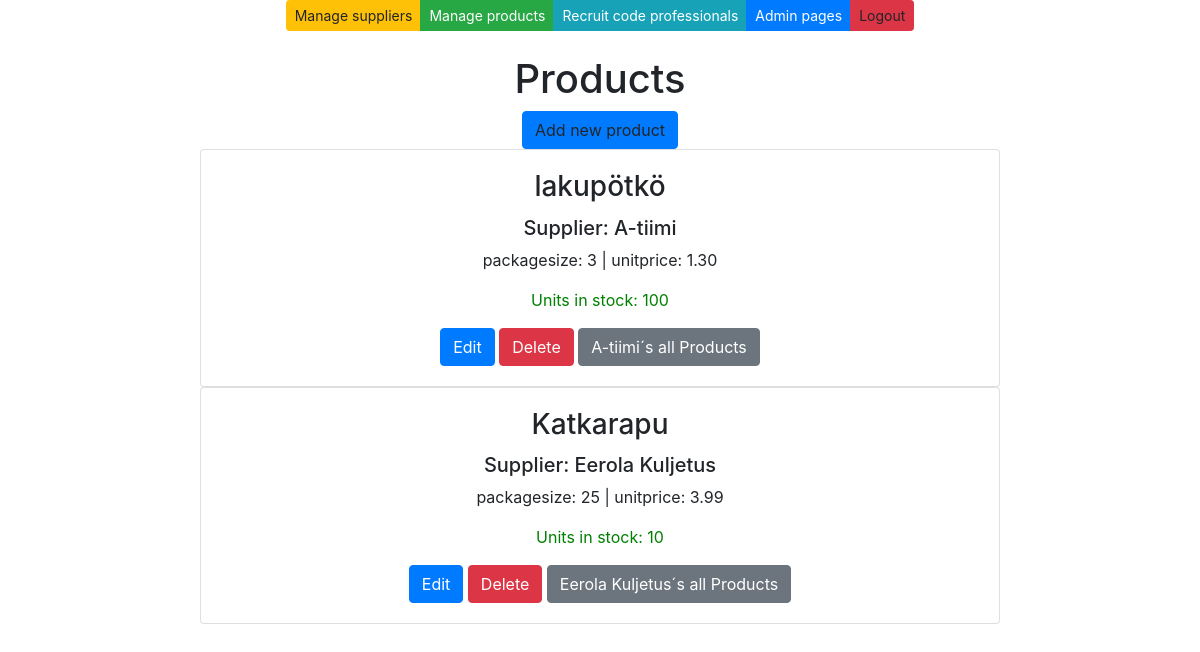
Screenshot of /products/ (signed in) with the database file from the repository.
### app/models.py (models this page shows, shortened)
class Product(models.Model):
    productname = models.CharField(max_length = 20, default = "laku")
    packagesize = models.CharField(max_length = 20, default = 3)
    unitprice = models.DecimalField(max_digits=8, decimal_places=2, default=1.00)
    unitsinstock = models.IntegerField(default = 3)
    supplier = models.ForeignKey(Supplier, on_delete=models.CASCADE)

class Supplier(models.Model):
    companyname = models.CharField(max_length = 50, default="firma")
    contactname = models.CharField(max_length = 50, default="firma")
    address = models.CharField(max_length = 100, default="firma")
    phone = models.CharField(max_length = 20, default="firma")
    email = models.CharField(max_length = 50, default="firma")
    country = models.CharField(max_length = 50, default="firma")

### app/views.py (the view)
# urls.py: path('products/', productlistview),
def productlistview(request):
    if not request.user.is_authenticated:
        return render(request, 'loginpage.html')
    else:
        productlist = Product.objects.all()
        supplierlist = Supplier.objects.all()
        context = {'products': productlist, 'suppliers': supplierlist}
        return render (request,"productlist.html",context)

### app/templates/productlist.html (shortened to what this page needs)
{% extends 'index.html' %}
{% block content %}
<br />
<br />
<h1>Products</h1>
<a onclick="showaddform()" class="btn btn-primary">Add new product</a>
{% for p in products %}
<div class="card" style="width: 50rem;">
    <div class="card-body">
        <h3 class="card-title">{{p.productname}} </h3>
        <h5 class="card-text">Supplier: {{p.supplier.companyname}}</h5>
        <p class="card-text">packagesize: {{p.packagesize}} | unitprice: {{p.unitprice}}</p>
        <p class="card-text" style="color: green;">Units in stock: {{p.unitsinstock}}</p>
        <a href="/edit-product-get/{{p.id}}/" class="btn btn-primary">Edit</a>
        <a href="/confirm-delete-product/{{p.id}}/" class="btn btn-danger">Delete</a>
        <a href="/products-by-supplier/{{p.supplier.id}}/" class="btn btn-secondary">{{p.supplier.companyname}}´s all
            Products</a>
    </div>
</div>
{% empty %}
<div class="card" style="width: 50rem;">
    <div class="card-body">
        <p class="card-text">No products found in the database </p>
    </div>
</div>
{%endfor%}
{% endblock %}

### rows the page displays
Product: productname "lakupötkö", supplier.companyname "A-tiimi", packagesize "3", unitprice "1.30", unitsinstock "100"
Product: productname "Katkarapu", supplier.companyname "Eerola Kuljetus", packagesize "25", unitprice "3.99", unitsinstock "10"
